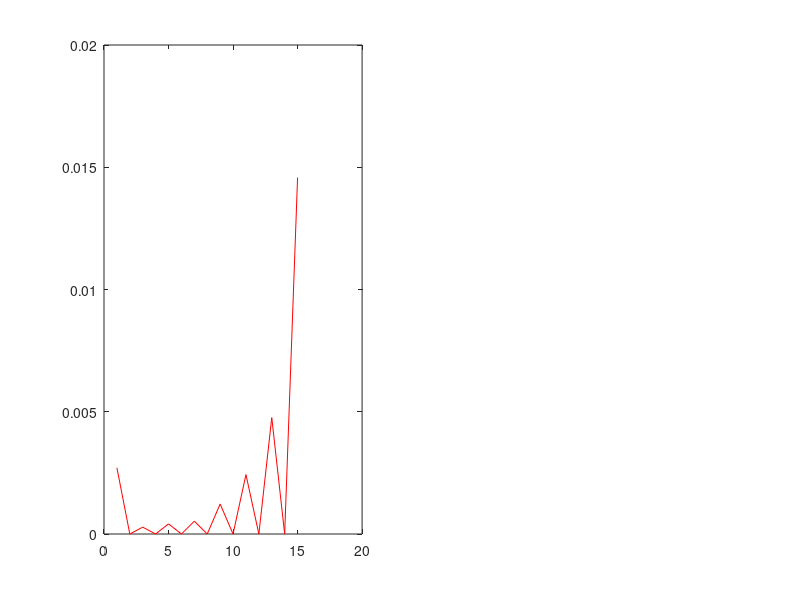

Here is the MATLAB script that generated this plot: (Note: this script raises an error after producing the figure.)
% ch3_5.m - Question that capturing calculation time of FFT

No_ = 5

vmin = 1;
vmax = 15;
repet = 10;
Nu = vmax-vmin+1;
w0 = [vmin : 1 : vmax]';
wt = zeros(Nu, 1);

for j = vmin : 2 : vmax

  iN = 2^j;
  h = 2*pi/iN; 
  x = h*(1:iN)';

% Differentiation of exp(sin(x)):
  v = exp(sin(x)); 
   
% Spectral Differentiation using FFT
% For complex v, delete "real" commands.

tic;

  for r=1:repet
    v_hat = fft(v);
    w_hat = 1i .* [0:iN/2-1 0 -iN/2+1:-1]' .* v_hat;
    w = real(ifft(w_hat));
  end

t = toc;
  wt(j) = t;
  
end

%Subplot 1
  subplot(1,2,1);
  plot(w0, wt, 'r');
  legend('Time elapsed for FFT',0);
  grid on   
  xlabel('N:The Power of 2');
  title('FFT of 100 times computation');
  
  
  
%==========================================================================

vmin = 500;
vmax = 520;
% vmin = 128;
% vmax = 1024;

repet = 10;
Nv = vmax-vmin+1;
%Nv = vmax-vmin;
Nu = Nv;
%Nu = Nv/2 + 1;

w0 = [vmin : 1 : vmax]';
% w0 = [vmin : 2 : vmax]';

wt = zeros(Nu, 1);

i = 1;
for iN = vmin : 2 : vmax

  h = 2*pi/iN; 
  x = h*(1:iN)';

% Differentiation of exp(sin(x)):
  v = exp(sin(x)); 
   
% Spectral Differentiation using FFT
% For complex v, delete "real" commands.

tic;

  for r=1:repet
    v_hat = fft(v);
    w_hat = 1i .* [0:iN/2-1 0 -iN/2+1:-1]' .* v_hat;
    w = real(ifft(w_hat));
  end

t = toc;
  wt(i) = t;
  i = i + 1;
  
end

%-------------------------------------------------------------------------------------
% % Prime element testing
%   nP = 0;
%   for iP = vmin : 1 : vmax
%     if isprime(iP) == 1
%       nP = nP + 1;
%     end
%   end
%   
%   % Matrices of primes wp[] and elapsed times wpt[]
%   i = 1;
% 
%   for iP = vmin : 1 : vmax
%     if isprime(iP) == 1
%       wp(i) = iP;
%       
%         h = 2*pi/iP; 
%         x = h*(1:iP)';
% 
%         % Differentiation of exp(sin(x)):
%         v = exp(sin(x)); 
%    
%       tic;
% 
%         for r=1:repet
%           v_hat = fft(v);
%                a = size(v_hat)
%                b =size([0:iP/2-1 0 -iP/2+1:-1]')
%         w_hat = 1i .* [0:iP/2-1 0 -iP/2+1:-1]' .* v_hat;
%           b = size(w_hat)
%           
%           w = real(ifft(w_hat));
%         end
% 
%       t = toc
%       wpt(i) = t;
% 
%       i = i + 1;
%     end
%   end
%  
% 
  %Subplot 2 
  subplot(1,2,2);
%  plot(w0, wt, 'g', wp, wpt, 'r');
  plot(w0, wt, 'g');
  legend('Time elapsed for FFT',0);
  grid on   
  xlabel('N');
  title('FFT computation');